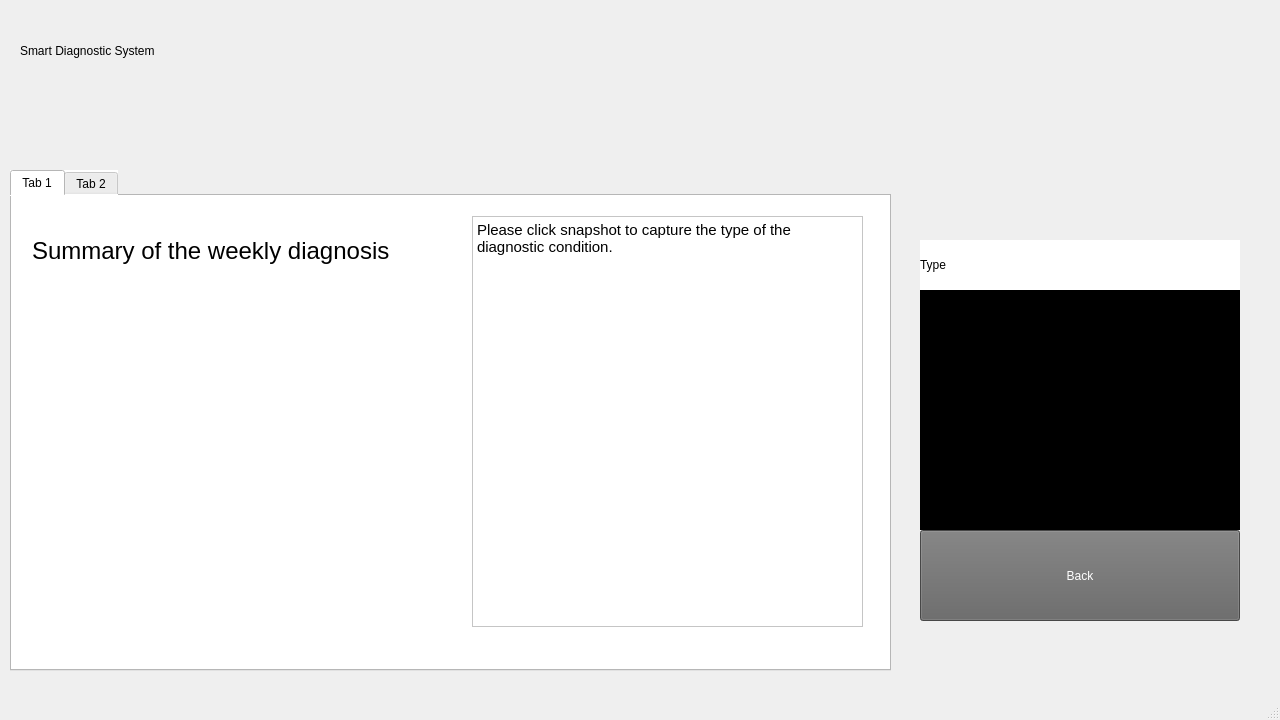
<?xml version="1.0" encoding="UTF-8"?>
<ui version="4.0">
 <class>MainWindow</class>
 <widget class="QMainWindow" name="MainWindow">
  <property name="geometry">
   <rect>
    <x>0</x>
    <y>0</y>
    <width>1280</width>
    <height>720</height>
   </rect>
  </property>
  <property name="windowTitle">
   <string>MainWindow</string>
  </property>
  <widget class="QWidget" name="centralwidget">
   <widget class="QLabel" name="label">
    <property name="geometry">
     <rect>
      <x>1110</x>
      <y>10</y>
      <width>151</width>
      <height>151</height>
     </rect>
    </property>
    <property name="sizePolicy">
     <sizepolicy hsizetype="Preferred" vsizetype="Preferred">
      <horstretch>0</horstretch>
      <verstretch>0</verstretch>
     </sizepolicy>
    </property>
    <property name="text">
     <string/>
    </property>
    <property name="pixmap">
     <pixmap>../../.designer/backup/logo.jpg</pixmap>
    </property>
   </widget>
   <widget class="QLabel" name="label_3">
    <property name="geometry">
     <rect>
      <x>20</x>
      <y>0</y>
      <width>971</width>
      <height>101</height>
     </rect>
    </property>
    <property name="styleSheet">
     <string notr="true">font: 81 48pt &quot;Rockwell Extra Bold&quot;;</string>
    </property>
    <property name="text">
     <string>Smart Diagnostic System</string>
    </property>
   </widget>
   <widget class="QTabWidget" name="tabWidget">
    <property name="geometry">
     <rect>
      <x>10</x>
      <y>170</y>
      <width>881</width>
      <height>501</height>
     </rect>
    </property>
    <property name="styleSheet">
     <string notr="true">background-color: rgb(255, 255, 255);</string>
    </property>
    <property name="currentIndex">
     <number>0</number>
    </property>
    <widget class="QWidget" name="tab">
     <attribute name="title">
      <string>Tab 1</string>
     </attribute>
     <widget class="QLabel" name="label_2">
      <property name="geometry">
       <rect>
        <x>20</x>
        <y>100</y>
        <width>400</width>
        <height>300</height>
       </rect>
      </property>
      <property name="text">
       <string/>
      </property>
      <property name="pixmap">
       <pixmap>chart.JPG</pixmap>
      </property>
     </widget>
     <widget class="QLabel" name="label_4">
      <property name="geometry">
       <rect>
        <x>20</x>
        <y>30</y>
        <width>400</width>
        <height>50</height>
       </rect>
      </property>
      <property name="styleSheet">
       <string notr="true">font: 18pt; background-color: rgb(255, 255, 255);</string>
      </property>
      <property name="text">
       <string>Summary of the weekly diagnosis</string>
      </property>
     </widget>
     <widget class="QTextBrowser" name="textBrowser">
      <property name="geometry">
       <rect>
        <x>460</x>
        <y>20</y>
        <width>391</width>
        <height>411</height>
       </rect>
      </property>
      <property name="html">
       <string>&lt;!DOCTYPE HTML PUBLIC &quot;-//W3C//DTD HTML 4.0//EN&quot; &quot;http://www.w3.org/TR/REC-html40/strict.dtd&quot;&gt;
&lt;html&gt;&lt;head&gt;&lt;meta name=&quot;qrichtext&quot; content=&quot;1&quot; /&gt;&lt;style type=&quot;text/css&quot;&gt;
p, li { white-space: pre-wrap; }
&lt;/style&gt;&lt;/head&gt;&lt;body style=&quot; font-family:'MS Shell Dlg 2'; font-size:8.25pt; font-weight:400; font-style:normal;&quot;&gt;
&lt;p style=&quot; margin-top:0px; margin-bottom:0px; margin-left:0px; margin-right:0px; -qt-block-indent:0; text-indent:0px;&quot;&gt;&lt;span style=&quot; font-size:11pt;&quot;&gt;Please click snapshot to capture the type of the diagnostic condition.&lt;/span&gt;&lt;/p&gt;&lt;/body&gt;&lt;/html&gt;</string>
      </property>
     </widget>
    </widget>
    <widget class="QWidget" name="tab_2">
     <attribute name="title">
      <string>Tab 2</string>
     </attribute>
     <widget class="QListWidget" name="listWidget">
      <property name="geometry">
       <rect>
        <x>10</x>
        <y>20</y>
        <width>121</width>
        <height>192</height>
       </rect>
      </property>
      <item>
       <property name="text">
        <string>Monday</string>
       </property>
      </item>
      <item>
       <property name="text">
        <string>Tuesday</string>
       </property>
      </item>
      <item>
       <property name="text">
        <string>Wednesday</string>
       </property>
      </item>
      <item>
       <property name="text">
        <string>Thursday</string>
       </property>
      </item>
      <item>
       <property name="text">
        <string>Friday</string>
       </property>
      </item>
      <item>
       <property name="text">
        <string>Saturday</string>
       </property>
      </item>
      <item>
       <property name="text">
        <string>Sunday</string>
       </property>
      </item>
     </widget>
     <widget class="QLabel" name="label_5">
      <property name="geometry">
       <rect>
        <x>170</x>
        <y>20</y>
        <width>650</width>
        <height>400</height>
       </rect>
      </property>
      <property name="text">
       <string/>
      </property>
      <property name="pixmap">
       <pixmap>../../.designer/backup/schdule.JPG</pixmap>
      </property>
     </widget>
    </widget>
   </widget>
   <widget class="QPushButton" name="pushButton">
    <property name="geometry">
     <rect>
      <x>920</x>
      <y>530</y>
      <width>320</width>
      <height>91</height>
     </rect>
    </property>
    <property name="styleSheet">
     <string notr="true">font: 18pt &quot;MS Shell Dlg 2&quot;;
background-color: rgb(100, 100, 100);
color: white</string>
    </property>
    <property name="text">
     <string>Back</string>
    </property>
   </widget>
   <widget class="QLabel" name="label_9">
    <property name="geometry">
     <rect>
      <x>920</x>
      <y>290</y>
      <width>320</width>
      <height>240</height>
     </rect>
    </property>
    <property name="styleSheet">
     <string notr="true">background-color: rgb(0, 0, 0);</string>
    </property>
    <property name="text">
     <string>TextLabel</string>
    </property>
   </widget>
   <widget class="QLabel" name="label_6">
    <property name="geometry">
     <rect>
      <x>920</x>
      <y>240</y>
      <width>320</width>
      <height>50</height>
     </rect>
    </property>
    <property name="styleSheet">
     <string notr="true">font: 18pt &quot;MS Shell Dlg 2&quot;;
background-color: rgb(255, 255, 255);
color: Black</string>
    </property>
    <property name="text">
     <string>Type</string>
    </property>
   </widget>
  </widget>
  <widget class="QMenuBar" name="menubar">
   <property name="geometry">
    <rect>
     <x>0</x>
     <y>0</y>
     <width>1280</width>
     <height>21</height>
    </rect>
   </property>
  </widget>
  <widget class="QStatusBar" name="statusbar"/>
 </widget>
 <resources/>
 <connections/>
</ui>
